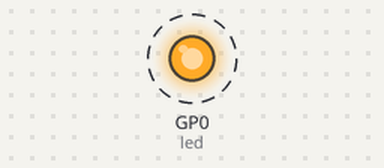
Bench run of a program on a simulated Raspberry Pi Pico running CircuitPython. Shown: output pins drawn as LEDs (lit = HIGH). Dashed ring = blinking.

Above: at 0.2 s.
Timing chart, 0 to 3.5 s (numbered marks = the images above):
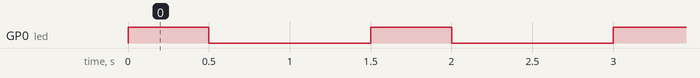

Measured:
- by itself, GP0 (led): alternates HIGH for 0.50 s and LOW for 1.0 s

The program:

02_blink_GP0.py
```python
"""
Example for Pico. Blink An External LED (GP0)
"""
import time
import board
import digitalio

led = digitalio.DigitalInOut(board.GP0)
led.direction = digitalio.Direction.OUTPUT

while True:
    led.value = True
    time.sleep(0.5)
    led.value = False
    time.sleep(1)
```
